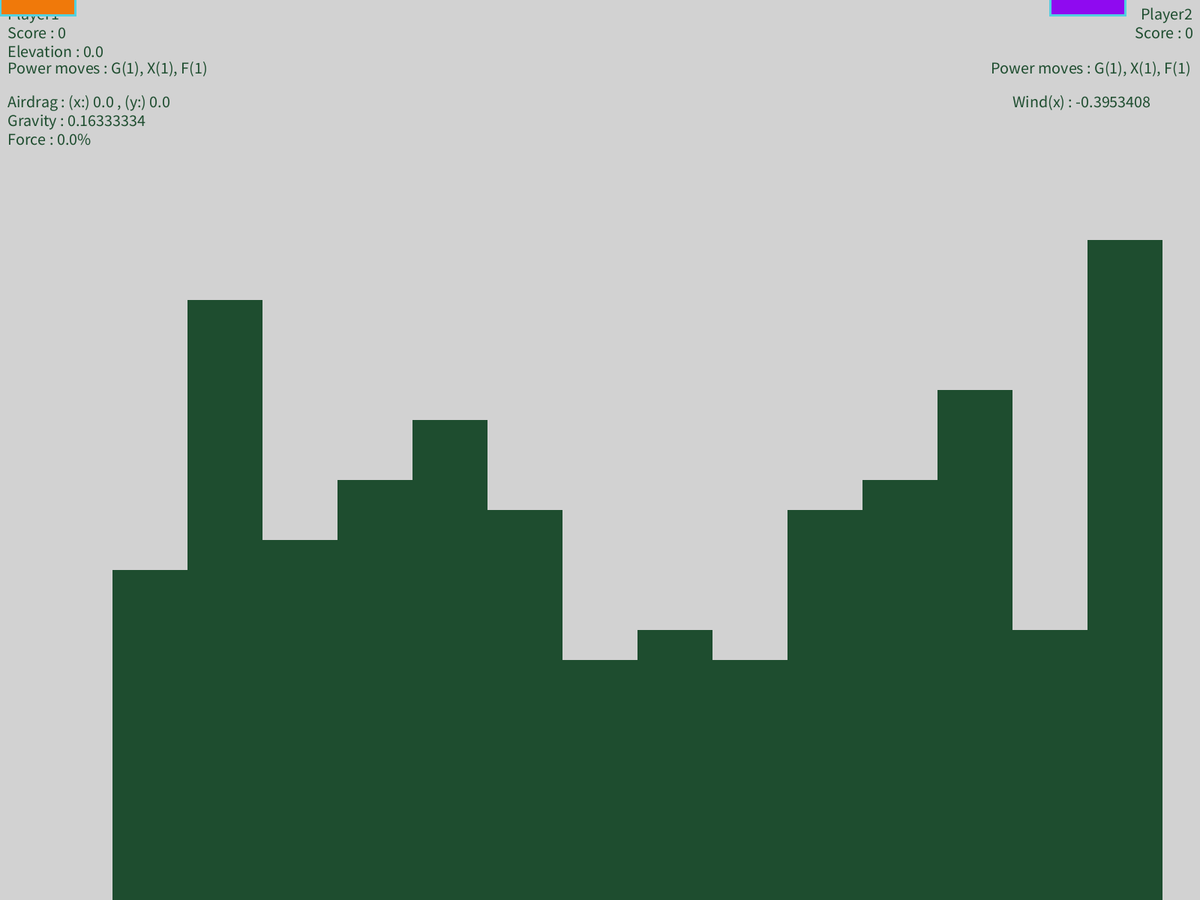
Frame 1 (no input)
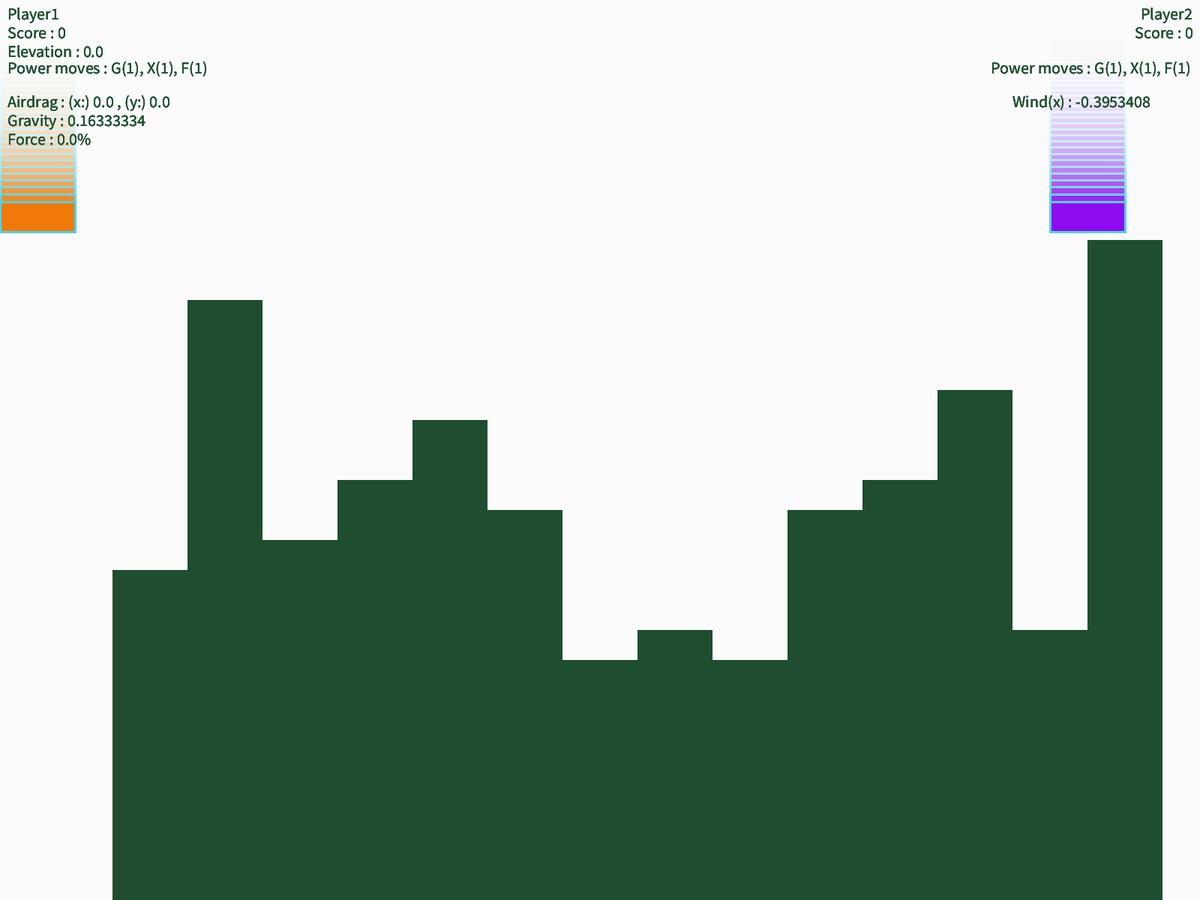
Frame 60 (the mouse pressed at the canvas centre just before this capture)
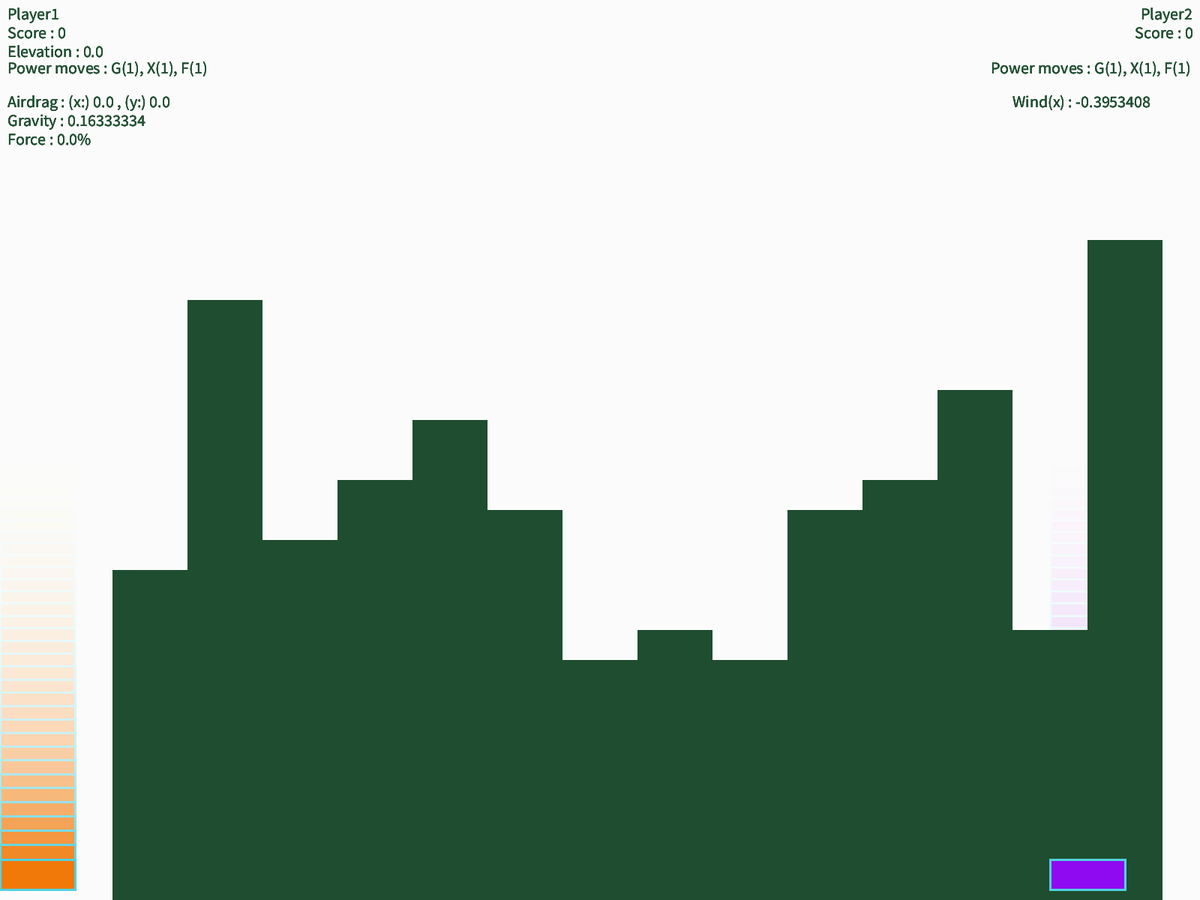
Frame 120 (the mouse held since frame 60 and released just before this capture)

The Processing sketch that drew these frames (run headless with seeded random() and noise(); from frame 60 on, the mouse is pressed at the canvas centre):

// Processing sketch: MainGame
// ── MainGame.pde
Map map; //map
PVector[] players = new PVector[2]; //array of players
boolean[] playerFired = new boolean[2]; //to keep track whether the player has fired or not
ArrayList<ArrayList<PVector>> gridCols = new ArrayList<ArrayList<PVector>>(); //grid - map
boolean movePhase; 
//boolean shootPhase; 
int playerTurn ; //player turn(0 and 1)
boolean notMoving = false; //whether the players are moving or not.
boolean showLine; //to show the cannon mouth of the tanks
boolean shootingPhase = false; //to know if its the shooting Phase
boolean fired; //if the bullet has been fired or not.
PVector firePoint;
float theta; //angle of elavation
PVector referenceX; //a reference vector to get the angle.
PVector wind = new PVector(0.0,0.0); //wind vector.
PVector drag = new PVector(0.0,0.0); //friction or air drag for the bullet.
int blockWidth = 100; //blockWidth
int blockHeight = 40;
boolean collided = false; //if the bullet collided with anything or not
PVector mouse; //to keep track of the mouse while aiming
//PVector dir;
PVector bullet; //bullet vector
PVector  velocityProjectile; //velocity vector of the bullet

PVector gravity = new PVector(0.0,0.0); //gravity vector .
PVector defaultGravity = new PVector(0, 9.8/60); //default gravity for the bullet.

int value = 70; //minimum firing force value(later minimized according to pixels).

boolean leftTank = false; //if the bullet has left tank or not.
boolean outOfBounds; //if the bullet goes out of bounds

int[] score = {0,0}; //keep track of scores.

int winner;
boolean gameOver=false;
boolean abilityUsed = false; //to check whether an ability has been used.
int[] gravityGun = new int[2];
int[] landSlider = new int[2];
int[] flashBomb = new int[2];
boolean hidden = false;
int hiddenPlayer; //hiding the flashing player.
float force; //force of fire.
void setup() {
    fullScreen();
  initialize();
}

void draw() {
  noStroke();
  fill(255, 30); //to create trail
  rectMode(CORNERS);
  rect(0, 0, width, height);
  if(!gameOver){ //checking game over
  map.displayGrid();
  displayStats(); //display statistics of the game
  if(hidden){ //hidden in case of flashbomb
     fill(255);
     rectMode(CORNERS);
     rect(0,0,width,height);
   map.hidden(hiddenPlayer);
  } else {
  map.displayPlayers(); //display all players
  }
  notMoving = map.updatePlayerBlocks(); //to update player blocks
  if (notMoving && !abilityUsed) { 
    projectile(players[playerTurn]); //projectile updated only when the players are not moving 
    fill(0);
    if (fired){
      updateProjectory();
      checkPlayerHit();
      checkCollision();
    }
  }
  if (collided) { //if collision occurs update map/
    map.updateBlocks();
  }
  isGameOver();
  } else {
  gameOverPage();
  }
  //changing player turn if fired.
  if(collided || outOfBounds || abilityUsed){ //switching player turns
  if (playerFired[playerTurn] || abilityUsed) {
    playerFired[playerTurn] = false;
    if (playerTurn == 0) {
      playerTurn = 1;
    } else {
      playerTurn = 0;
    }
      abilityUsed = false;
      if(hidden == true){
       hidden = false; 
      }
  }
  

  }
} 

//function that creates the cannon for projectile launch
void projectile(PVector player) {
  if(!shootingPhase){
  //&& !abilityUsed) {
  pushMatrix();
  mouse = new PVector(mouseX, mouseY);
  mouse.sub(player);
  translate(player.x, player.y);
  mouse.setMag(value);
  mouse.limit(300);
  fill(0);
  int randomred = (int) random(255);
  int randomblue = (int) random(255);
  int randomgreen = (int) random(255);
  stroke(randomred, randomblue, randomgreen);
  strokeWeight(5);
  line(0, 0, mouse.x, mouse.y); //teh cannon.
      referenceX = new PVector(width, 0);
    theta =PVector.angleBetween(referenceX, mouse);  //angle calculated in reference to the x axis
  popMatrix();
 // }
}
}

void mouseReleased() { //when mouse is released the cannon fires.
  if (!shootingPhase && notMoving) {
    shootingPhase = true;
    showLine = false;
    collided = false;
    leftTank = false;
    outOfBounds = false;
    fill(0);
    bullet = new PVector(players[playerTurn].x, players[playerTurn].y);
    noStroke();
    ellipse(bullet.x, bullet.y, 30, 30); 
    fired = true;
    //finding fired angle
    referenceX = new PVector(width, 0);
    //theta =PVector.angleBetween(referenceX, mouse);
    theta =(PVector.angleBetween(referenceX, mouse));
     if((mouse.cross(referenceX)).z<0){
   theta = 2*PI - theta;   //calculatinf the theta appropriately according to the x axis
  }
    velocityProjectile = new PVector(cos(theta)*(3.0/6), -sin(theta)*(3.0/6)); 
    force =(float) value/7;
    velocityProjectile.mult(value/7);
    value = 70;
    playerFired[playerTurn] = true;
  }
}

void mouseDragged() { //the force is calculated according to the drag after clicking
  pushMatrix();
  translate(players[playerTurn].x,players[playerTurn].y);
  fill(0);
  PVector tempMouse = new PVector(mouseX,mouseY);
  PVector tempPMouse = new PVector(pmouseX,pmouseY);
  tempMouse.sub(players[playerTurn]);
  tempPMouse.sub(players[playerTurn]);
  fill(0);
  if (!shootingPhase) {
      if(dist(0,0,tempMouse.x,tempMouse.y)<dist(0,0,tempPMouse.x,tempPMouse.y)){ 
        if (value>50) {
          value--;
          force =(float) value/7;
        }
      } else if(dist(0,0,tempMouse.x,tempMouse.y)>dist(0,0,tempPMouse.x,tempPMouse.y)){
      if (value<700) {
        value++;
        mouse.mult(value);
        force =(float) value/7;
      }
      }
  }
  popMatrix();
}
  
void updateProjectory() { //the position of bullet is updated.
  if (!collided) {
    velocityProjectile.add(gravity);
    //finding and adding the drag,as it is dependent on the velocity.
    drag.x = velocityProjectile.x;
    drag.y = velocityProjectile.y;
    drag = drag.mult(-0.01);
    drag.limit(1); //drag velocity limit
    bullet.add(velocityProjectile);
    bullet.add(drag);
    bullet.add(wind);
    fill(138, 98, 100);
    noStroke();
    ellipse(bullet.x, bullet.y, 30, 30);
  } //<>//
  if (bullet.x > width || bullet.y > height || bullet.x < 0) {
    bullet = new PVector(0, 0);
    velocityProjectile.mult(0);
    shootingPhase = false;
    fired = false;
    outOfBounds = true;
    showLine = true;
    setWind();
  }
}

//funciton that checks if the collision has occured
void checkCollision() {
  ArrayList<PVector> tempList = new ArrayList<PVector>();
  PVector temp = null;
  float xCloseDistance;
  float yCloseDistance;
  float distanceCalculated;
outer: for (int i = 0; i < gridCols.size(); i++) {
    tempList = gridCols.get(i);
    for (int j = 0; j < tempList.size(); j++) {
      xCloseDistance = constrain(bullet.x, gridCols.get(i).get(j).x - (blockWidth/2), gridCols.get(i).get(j).x + (blockWidth/2));
      yCloseDistance = constrain(bullet.y, gridCols.get(i).get(j).y - (blockHeight/2), gridCols.get(i).get(j).y + (blockHeight/2));       
      distanceCalculated = dist(xCloseDistance, yCloseDistance, bullet.x, bullet.y);
      if (distanceCalculated <= 15) {
        temp = tempList.get(j);
        //tempList.remove(temp);
        bullet.mult(0);
        collided = true;
        showLine = true;
        shootingPhase = false;
        setWind();
        break outer;
      }
    }
  }
  tempList.remove(temp); //removing the block hit.
  return;
}

void checkPlayerHit() { //checks if the player is hit.

  float xCloseDistance;
  float yCloseDistance;
  float distanceCalculated;
  int firedTank = playerTurn;
  for (int i = 0; i< players.length; i++) {
    if(leftTank){ //if the bullet has left the tank.
            xCloseDistance = constrain(bullet.x, players[i].x - (blockWidth/2), players[i].x + (blockWidth/2));
           yCloseDistance = constrain(bullet.y, players[i].y - (blockHeight/2), players[i].y + (blockHeight/2)); 
           distanceCalculated = dist(xCloseDistance, yCloseDistance, bullet.x, bullet.y);
           if(i == firedTank){ //friendly fire
                  if ((distanceCalculated <= 15)) {
                   bullet.mult(0);
                   collided = true;
                   showLine = true;
                   fired = false;
                   shootingPhase = false;
                   if(i == 0) {
                    score[1] ++; 
                   } else {
                    score[0]++; 
                   }
                  }  
         } else { //enemy hit
                 if ((distanceCalculated <= 15)) {
                  bullet.mult(0);
                  collided = true;
                   showLine = true;
                   fired = false;
                   shootingPhase = false;
                   setWind();
                   if(i == 0) {
                    score[1] ++; 
                   } else {
                    score[0]++; 
                   }
           }
           }
    } else if (i == firedTank) { //if the bullet has not left the fired tank, do not calculate the collision but check the fire leaving.
        if((abs(bullet.x - players[i].x) > (blockWidth/2 + 15)) || (abs(bullet.y - players[i].y)) > ( blockHeight/2 + 15) && !leftTank){
          leftTank = true;
    }
    }
    }
    }

//various key actions for movements and abilities.
void keyPressed() {
  if (!shootingPhase) {
    if (key == 'd' || key =='D') {
      boolean canMove = moveRight(playerTurn); 
      if (canMove) {
        players[playerTurn].x =  players[playerTurn].x + blockWidth;
        players[playerTurn].y = players[playerTurn].y;
      }
    } else if (key == 'a' || key == 'A') {
      boolean canMove = moveLeft(playerTurn); 
      if (canMove) {
        players[playerTurn].x =  players[playerTurn].x - blockWidth;
        players[playerTurn].y = players[playerTurn].y;
      }
    }
  }

   if(key == 'g' || key == 'G') {
     if(gravityGun[playerTurn] > 0){

        changeGravity();
        abilityUsed = true;
        gravityGun[playerTurn] = 0;
     }
   } else if(key == 'x' || key =='X'){
     if(landSlider[playerTurn]>0){
       removecol();
       landSlider[playerTurn] = 0;
       abilityUsed = true;
     }
  } else if(key == 'f' || key =='F'){
       if(flashBomb[playerTurn]>0){
         flashBomb[playerTurn] = 0;
         fill(255);
         rectMode(CORNERS);
         rect(0,0,width,height);
       //map.hidden(playerTurn);
       hiddenPlayer = playerTurn;
       hidden = true;
        if (playerTurn == 0) {
          playerTurn = 1;
          } else {
          playerTurn = 0;
          }
     }
  } else if(key == 'r' || key =='R') {
   initialize();
   drag.mult(0);
   wind.mult(0);
   force = 0.0;
   
  }
  //else if(key == 'p') { //for easy checking of the game. Uncomment the section to remove the lands using p and check the game wins.
  // removecol();
  //}
}

//function to check if the playter can move right
boolean moveRight(int playerTurn) {
  if (players[playerTurn].x + blockWidth >= width) {
    return false;
  }
  for (int i = 0; i < gridCols.size(); i++) { 
    if (gridCols.get(i).get(0).x > players[playerTurn].x) {
      ArrayList<PVector> tempList = gridCols.get(i);
      for (int j = 0; j < tempList.size(); j++) {
        if (gridCols.get(i).get(j).y < players[playerTurn].y) {
          int distance =(int) dist(players[playerTurn].x, players[playerTurn].y, tempList.get(j).x, tempList.get(j).y);
          if (distance <= blockWidth) {
            return false;
          }
        }
      }
    }
  }
  return true;
}
//function to check if the playter can move right
boolean moveLeft(int playerTurn) {
  if (players[playerTurn].x - blockWidth <= 0) {
    return false;
  }
  for (int i = 0; i < gridCols.size(); i++) {
    if(gridCols.get(i).size() != 0){
    if (gridCols.get(i).get(0).x < players[playerTurn].x) {
      ArrayList<PVector> tempList = gridCols.get(i);
      for (int j = 0; j < tempList.size(); j++) {
        if (gridCols.get(i).get(j).y < players[playerTurn].y) {
          int distance =(int) dist(players[playerTurn].x, players[playerTurn].y, tempList.get(j).x, tempList.get(j).y);
          if (distance <= blockWidth) {
            return false;
          }
        }
      }
    }
    }
  }
  return true;
}

//removing the column in front of the player.
void removecol() {
  ArrayList<PVector> delCol = new ArrayList<PVector>();
  if(playerTurn == 0) {
   for(int i = 0; i < gridCols.size() - 1; i++){
    if(gridCols.get(i).size() != 0) {
      if(players[playerTurn].x + blockWidth == gridCols.get(i).get(0).x){
        delCol = gridCols.get(i);
      }
   }
  }
  } else if(playerTurn == 1){
       for(int i = 0; i < gridCols.size() - 1; i++){
    if(gridCols.get(i).size() != 0) {
      if(players[playerTurn].x - blockWidth == gridCols.get(i).get(0).x){
        delCol = gridCols.get(i);
      }
   }
  }
  }
  gridCols.remove(delCol);
}


void isGameOver() {
  for(int i = 0; i<2;i++){
   if(score[i] >= 5) {
     gameOver = true;
    winner = i; 
   }
  }
}

void displayStats(){
  textSize(22);
   // Display text at the top-left corner of the screen
  textAlign(LEFT, TOP);
  text("Player1", 10, 10);
  text("Score : " + score[0], 10, 35);
  text("Power moves : G(" +gravityGun[0] + "), X(" +(landSlider[0]) + "), F(" + (flashBomb[0]) +")", 10, 82);
  if(playerTurn == 0){
  text("Elevation : " + theta, 10, 60);  
}
  text("Airdrag : (x:) " + drag.x + " , (y:) " + drag.y, 10, 127);
  text("Gravity : " + gravity.y, 10, 152);
  text("Force : " + force +"% ",10, 177);
  text("Wind(x) : " + wind.x, width - 250, 127);
  
  // Display text at the top-right corner of the screen
  textAlign(RIGHT, TOP);
  text("Player2", width - 10, 10);

  text("Score : " + score[1],width - 10, 35);
   if(playerTurn == 1){
  text("Elevation : " + theta,width - 10, 60);  
  }
  text("Power moves : G(" +gravityGun[1] + "), X(" +(landSlider[1]) + "), F(" + (flashBomb[1]) + ")", width - 13, 82); 
}

//function that sets the wind.
void setWind(){
  wind.mult(0);
  //random generation of wind velocity
  float windFactor =  random(100);
  float windPower = windFactor/100;
  wind.x += windPower;
  int directionWind = (int) random(1,3);
  directionWind -= 2; //here we just need -1 -negative direction, 0 - no wind, 1- positive direction.
  wind = wind.mult(directionWind);
}

void setGravity(float g){
  gravity.y = g;
}

void changeGravity(){
 float g =  random (10.0/60, 40.0/60);
 setGravity(g);
}

//initializing the basic variables. This is called when r is pressed.
void initialize(){
  setGravity(defaultGravity.y);
  map = new Map(100, 40, players, gridCols);
  playerFired[0] = false;
  playerFired[1] = false;
  setWind();
  playerTurn = 0;
  for(int i=0 ;i < players.length; i++){
  gravityGun[i] = 1;
  landSlider[i] = 1;
  flashBomb[i] = 1;
  }
}

void gameOverPage(){
  textAlign(CENTER);
  textSize(100);
  fill(0);
 text("The Winner is player" + (winner + 1), width/2,height/2); 
 textSize(20);
 text("Press r to restart the game",width/2,(height/2)+120);
}

// ── Map.pde

class Map{
 int noOfCols;
 int noOfRows;
 int blockWidth;
 int blockHeight;
 int maxCols;
 int maxRow;
 PVector[] cols;
 PVector[] players;
 PVector[] velocity = new PVector[2];
 PVector[] acceleration = new PVector[2];

 PVector distanceFromLand = new PVector(0.0,0.0); //distance from land is used when the block falling has exceeded the boundary. This needs to be reduced to take the block back.

 int randomXLocation1; //for player1
 int randomXLocation2; //for player 2
 ArrayList<ArrayList<PVector>> gridCols; 

 PVector velocityLand = new PVector(0.0,0.0);
 PVector gravityLand = new PVector(0.0,10);
 int[] noOfBounces = {0,0}; // inorder to keep track of the previous velocity,(considering a fail case).
 
Map(int blockWidth,int blockHeight, PVector[] players,ArrayList<ArrayList<PVector>> gridCols){
  
  this.gridCols = gridCols;
  this.players = players;
  this.blockWidth = blockWidth;
  this.blockHeight = blockHeight;
  this.maxCols = width/blockWidth;
  float leftOver = width%blockWidth;
  this.maxRow = height/blockHeight;
  noOfCols = (int) random(maxCols - (maxCols/3), maxCols);
  cols = new PVector[noOfCols];
  randomXLocation1 = (int) random(0, maxCols/4);
  randomXLocation2 = (int) random((maxCols*3)/4, maxCols);
  int dropLocation1 = abs(((randomXLocation1 - 1) * blockWidth) +(blockWidth/2) );
  int dropLocation2 = abs(((randomXLocation2 - 1) * blockWidth) +(blockWidth/2));
  players[0] = new PVector(dropLocation1+(leftOver/2),0);
  players[1] = new PVector(dropLocation2+(leftOver/2),0);

  for(int i = 0; i < players.length; i++) {
    velocity[i] = new PVector(0.0,0.0);
    acceleration[i] = new PVector(0.0,0.0);
    //distanceFromLand[i] = new PVector(0.0,0.0);
  }
  makeGrid();
}
  
  void makeGrid(){
    //filling columns
    int midCol;
     if(noOfCols%2 == 0){
        midCol = noOfCols/2;  
      } else {
       midCol = (noOfCols + 1)/2; 
      }
      cols[midCol - 1] = new PVector(width/2, height - (blockHeight/2));
      for(int i = midCol - 2; i >= 0; i--) {
        cols[i] = new PVector(cols[i+1].x - blockWidth, height - (blockHeight/2));      
    }
      for(int i = midCol; i < noOfCols; i++) { 
         cols[i] = new PVector(cols[i-1].x + blockWidth, height - (blockHeight/2));   
    }
   //filling the rows
   for(int i = 0; i < noOfCols; i++ ){
    if(i == midCol || i == midCol + 1 || i == midCol - 1){ //for the middle area.
      noOfRows = (int) random(maxRow/4, maxRow/2);
    } else {
    noOfRows = (int) random(maxRow/4, (maxRow*3)/4);
    }
    ArrayList<PVector> eachCol = new ArrayList<PVector>();
    eachCol.add(cols[i]);
    for(int j = 1; j <= noOfRows ; j++) {
       eachCol.add(new PVector(eachCol.get(j-1).x, eachCol.get(j-1).y - blockHeight)); 
    }
    gridCols.add(eachCol);
   }
    for(int i = 0; i < noOfCols; i++){
     for(int j = 0; j < gridCols.get(i).size();j++){
     }
    }
  }
  
  void displayGrid(){
       //fill(0);
       fill(30,77,47);
       noStroke();
    rectMode(CENTER);
    for(int i = 0; i < gridCols.size(); i++) {
       for(int j = 0; j < gridCols.get(i).size(); j++){
          rect(gridCols.get(i).get(j).x,gridCols.get(i).get(j).y,blockWidth,blockHeight); 
        }
      } 
  }

  void displayPlayers(){
    stroke(81,209,224);
    strokeWeight(3);
    rectMode(CENTER);
     fill(240,121,10);
     rect(players[0].x, players[0].y, blockWidth, blockHeight);
     rectMode(CENTER);
     fill(143,10,240);
     rect(players[1].x, players[1].y, blockWidth, blockHeight);
  
}
// function to display the players when one player is flashBombed.
  void hidden(int playerTurn){
    if(playerTurn == 0){
    rectMode(CENTER);
    noStroke();
     fill(255);
     rect(players[0].x, players[0].y, blockWidth, blockHeight);
     rectMode(CENTER);
    stroke(81,209,224);
    strokeWeight(3);
     fill(143,10,240);
     rect(players[1].x, players[1].y, blockWidth, blockHeight);
    } else {
    stroke(81,209,224);
    strokeWeight(3);
    rectMode(CENTER);
     fill(240,121,10);
     rect(players[0].x, players[0].y, blockWidth, blockHeight);
     rectMode(CENTER);
     noStroke();
     fill(255);
     rect(players[1].x, players[1].y, blockWidth, blockHeight);
    }
    
  }

 boolean updatePlayerBlocks(){
  for(int k = 0; k < players.length; k++) {
    
    //
    if(velocity[k].y == 0) {
     if(!intersectsLand(players[k],k)) {
       setForce(gravity,k);
       velocity[k].add(acceleration[k]);
       players[k].add(velocity[k]);
       acceleration[k].mult(0);
     }
    } else { 
    //
  if(intersectsLand(players[k],k)) {
     if((round(abs(velocity[k].y)) != 0) && noOfBounces[k] < 5){ //sometimes the for loops goes to infinite, so providing an upper limit for the bounces
        noOfBounces[k]++;
         players[k].sub(distanceFromLand); //subtracting the pixels passed while calculating whether the clokcs collided.If this is not done, the bouncing will not work effectively
         distanceFromLand.mult(0);
         velocity[k].mult(-1);
         PVector dampener = new PVector(velocity[k].x,velocity[k].y);
         dampener.mult(-0.4);  //damping factor.
         velocity[k].add(dampener);
         setForce(gravity,k);
         velocity[k].add(acceleration[k]);
         players[k].add(velocity[k]);
         acceleration[k].mult(0);
         dampener.mult(0);
     } else if(round(abs(velocity[k].y)) == 0 || noOfBounces[k] >= 5){ //stop bouncing if the round of velocity is zero
        velocity[k].mult(0);
     }
   } else if (!intersectsLand(players[k],k)) {
       setForce(gravity,k);
       velocity[k].add(acceleration[k]);
       players[k].add(velocity[k]);
       acceleration[k].mult(0);
      }
    }
 }
    //
    
    //
    if(velocity[0].y == 0 && velocity[1].y == 0){
       noOfBounces[0] = 0;
       noOfBounces[1] = 0; //resetting the bounces after each fall
       //println("returning");
      return true; 
      
    } else {
     return false; 
    }
  }
 
 //checks whether the given player and land intersects
 boolean intersectsLand(PVector player, int k){
   if(player.y + blockHeight/2 >= height) {
     float d = dist(player.x,player.y,player.x,height);
    if(velocity[k].y != 0){
       PVector tempDistance = new PVector(0.0,blockHeight - d);
        distanceFromLand.add(tempDistance);
      }
     return true;
   } else {
    for(int i = 0; i < gridCols.size(); i++) {
      if(gridCols.get(i).size()>0){
      if(player.x == gridCols.get(i).get(0).x) {
         for(int j = 0; j < gridCols.get(i).size(); j++){
           float d = dist(player.x,player.y,gridCols.get(i).get(j).x,gridCols.get(i).get(j).y);
          if(d <= blockHeight) {
            if(velocity[k].y != 0){
            PVector tempDistance = new PVector(0.0,blockHeight - d);
            distanceFromLand.add(tempDistance);
            }
             return true;
          }
        }
    }
    }
      }
   }
    return false;
 }
 
 void setForce(PVector force, int player) {
  acceleration[player].add(force);   
 }
 
 void addForce(PVector force, int player) {
  acceleration[player].add(force); 
 }
 
 
 void updateBlocks(){
       for(int i = 0; i < gridCols.size(); i++) {
         ArrayList tempList = gridCols.get(i);
       for(int j = tempList.size() - 1 ; j >= 0; j--){
         //
         if(j == 0){
                  PVector temp = gridCols.get(i).get(0);
       float d = dist(gridCols.get(i).get(0).x,gridCols.get(i).get(0).y,gridCols.get(i).get(0).x,height);
          if(d > blockHeight/2) {
          velocityLand.add(gravityLand);
           temp.add(velocityLand);
           velocityLand.mult(0);
         }
         } else{
         PVector temp = gridCols.get(i).get(j);
         float d = dist(gridCols.get(i).get(j-1).x,gridCols.get(i).get(j-1).y,gridCols.get(i).get(j).x,gridCols.get(i).get(j).y);
         if(d > blockHeight) {
          velocityLand.add(gravityLand);
           temp.add(velocityLand);
           velocityLand.mult(0);
         }
        }
       }
 }
  }
 
 //to check if the land blocks intersect or not
boolean landIntersects(PVector land){
   if(land.y + blockHeight/2 >= height) {
     return true;
   }
    for(int i = 0; i < gridCols.size(); i++) {
      //if(land.x == gridCols.get(i).get(0).x) {
         for(int j = 0; j < gridCols.get(i).size() - 1; j++){
           for(int k = j + 1; k <gridCols.get(i).size();k++){
           float d = dist(gridCols.get(i).get(k).x,gridCols.get(i).get(k).y,gridCols.get(i).get(j).x,gridCols.get(i).get(j).y);
          if(d > blockHeight) {
             return false;
          } else if(d<=blockHeight) {
           return true; 
          }
         }
      }
    //}
      }
    return true;
 }
  }
